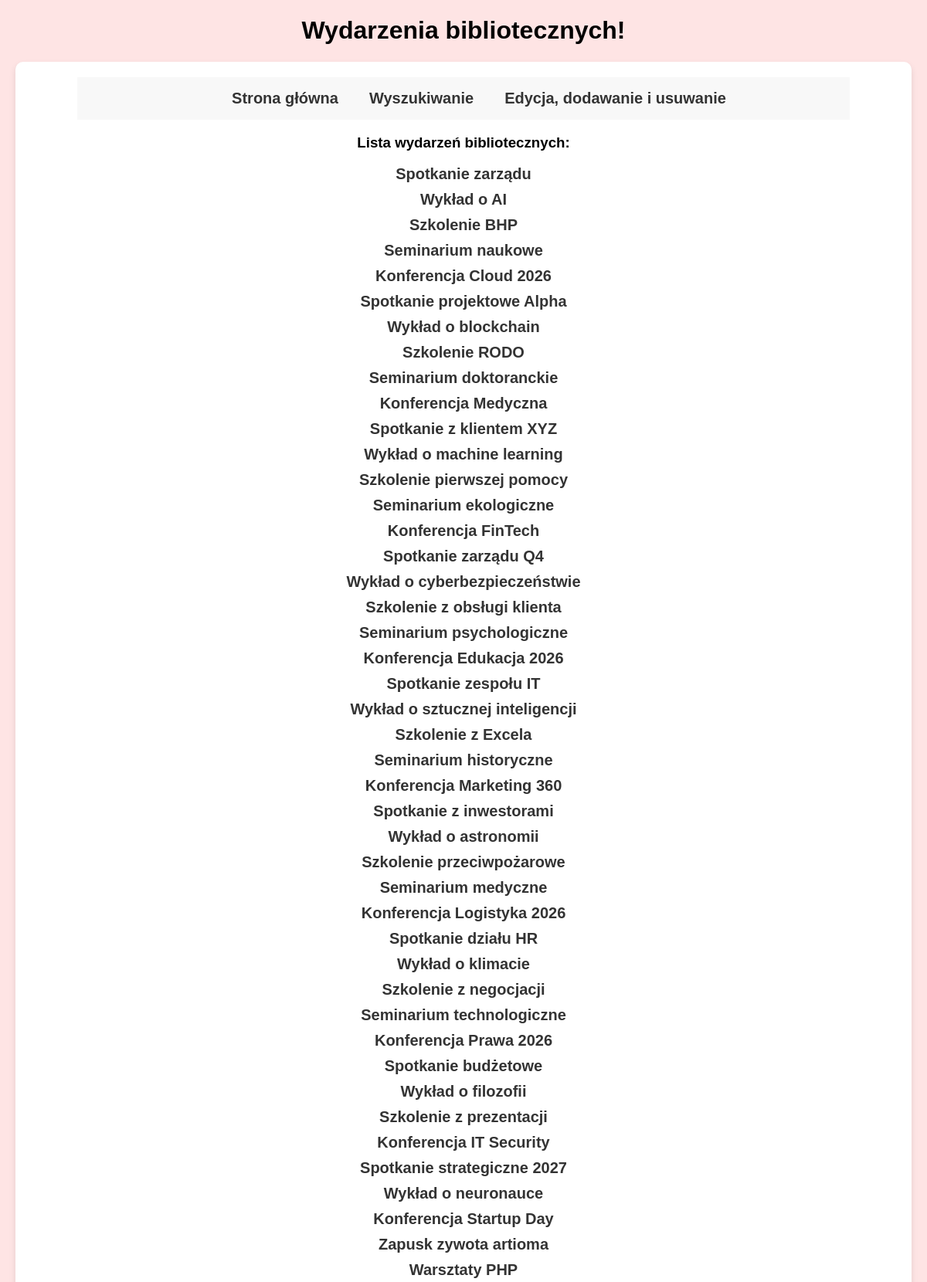
Page /wydarzenia.php (upper part) on the committed database.
### tables this page shows
CREATE TABLE `events` (
  `id` int(11) NOT NULL,
  `title` varchar(255) NOT NULL,
  `description` varchar(255) NOT NULL,
  `event_date` date NOT NULL,
  `start_time` time NOT NULL,
  `end_time` time NOT NULL,
  `room_id` int(11) NOT NULL,
  `event_type_id` int(11) NOT NULL,
  `max_participants` int(11) NOT NULL
);

### wydarzenia.php (the view, shortened to what this page needs)
<!DOCTYPE html>
<html lang="pl">
<head>
    <link rel="stylesheet" href="style.css">
</head>
<body>
    <h1>Wydarzenia bibliotecznych!</h1>
     <main>
        <header>
            <nav>
                <ul>
                    <li><a href="index.php">Strona główna</a></li>
                    <li><a href="search.php">Wyszukiwanie</a></li>
                    <li><a href="edit_add_delete.php">Edycja, dodawanie i usuwanie</a></li>
                </ul>
            </nav>
        </header>
        <h3>
            Lista wydarzeń bibliotecznych:
        </h3>
        <ul class="events-list">
            <?php
            $conn = connectDB();
            function wydarzenia($conn){
                $sql="SELECT id, title FROM events";
                $result=mysqli_query($conn, $sql);
                if(mysqli_num_rows($result)>0){
                    while($row=mysqli_fetch_assoc($result)){
                        echo "<li><a href='wydarzenia_details.php?id=" .$row['id'] . "'>" . htmlspecialchars($row['title']) . "</a></li>";
                    }
                } else {
                    echo "<li>Brak wydarzeń w bazie danych.</li>";
                }
            }
            wydarzenia($conn);
            ?>
        </ul>
    </main>
</body>
</html>

### style.css (style rules this page uses)
* { font-family: Arial, sans-serif; }
body { background-color: #fee4e4; margin: 0; padding: 0; }
main { background-color: #fff; border-radius: 10px; padding: 20px; box-shadow: 0 4px 8px rgba(0, 0, 0, 0.1); width: min(1440px, calc(100% - 40px)); box-sizing: border-box; margin: auto; }
header { background-color: #f8f8f8; width: min(1000px, 100%); display: flex; justify-content: center; margin: 0 auto; }
ul { display: flex; justify-content: center; }
ul li { list-style-type: none; }
ul li a { text-decoration: none; color: #333; font-weight: bold; font-size: 20px; padding: 10px 20px; border-radius: 5px; }
.events-list { display: flex; flex-direction: column; align-items: center; padding: 0; gap: 10px; }
.events-list li { list-style: none; }
h1,h3 { text-align: center; }

### rows in the picture
events: title "Spotkanie zarządu"
events: title "Wykład o AI"
events: title "Szkolenie BHP"
events: title "Seminarium naukowe"
events: title "Konferencja Cloud 2026"
events: title "Spotkanie projektowe Alpha"
events: title "Wykład o blockchain"
events: title "Szkolenie RODO"
events: title "Seminarium doktoranckie"
events: title "Konferencja Medyczna"
events: title "Spotkanie z klientem XYZ"
events: title "Wykład o machine learning"
events: title "Szkolenie pierwszej pomocy"
events: title "Seminarium ekologiczne"
events: title "Konferencja FinTech"
events: title "Spotkanie zarządu Q4"
events: title "Wykład o cyberbezpieczeństwie"
events: title "Szkolenie z obsługi klienta"
events: title "Seminarium psychologiczne"
events: title "Konferencja Edukacja 2026"
events: title "Spotkanie zespołu IT"
events: title "Wykład o sztucznej inteligencji"
events: title "Szkolenie z Excela"
events: title "Seminarium historyczne"
events: title "Konferencja Marketing 360"
events: title "Spotkanie z inwestorami"
events: title "Wykład o astronomii"
events: title "Szkolenie przeciwpożarowe"
events: title "Seminarium medyczne"
events: title "Konferencja Logistyka 2026"
events: title "Spotkanie działu HR"
events: title "Wykład o klimacie"
events: title "Szkolenie z negocjacji"
events: title "Seminarium technologiczne"
events: title "Konferencja Prawa 2026"
events: title "Spotkanie budżetowe"
events: title "Wykład o filozofii"
events: title "Szkolenie z prezentacji"
events: title "Konferencja IT Security"
events: title "Spotkanie strategiczne 2027"
events: title "Wykład o neuronauce"
events: title "Konferencja Startup Day"
events: title "Zapusk zywota artioma"
events: title "Warsztaty PHP"
